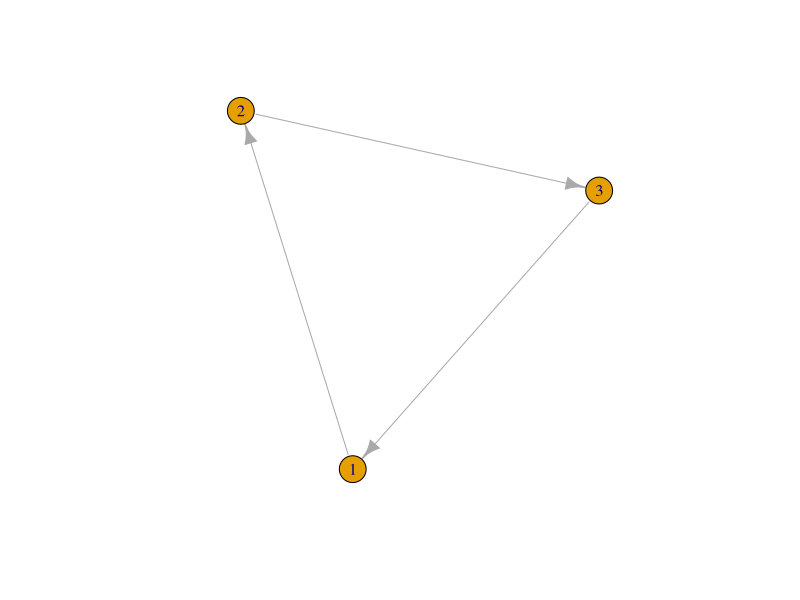
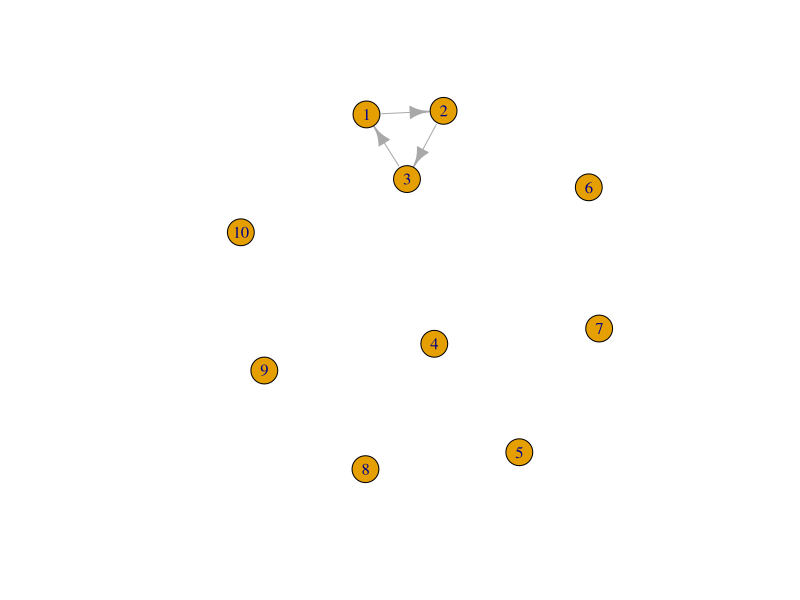
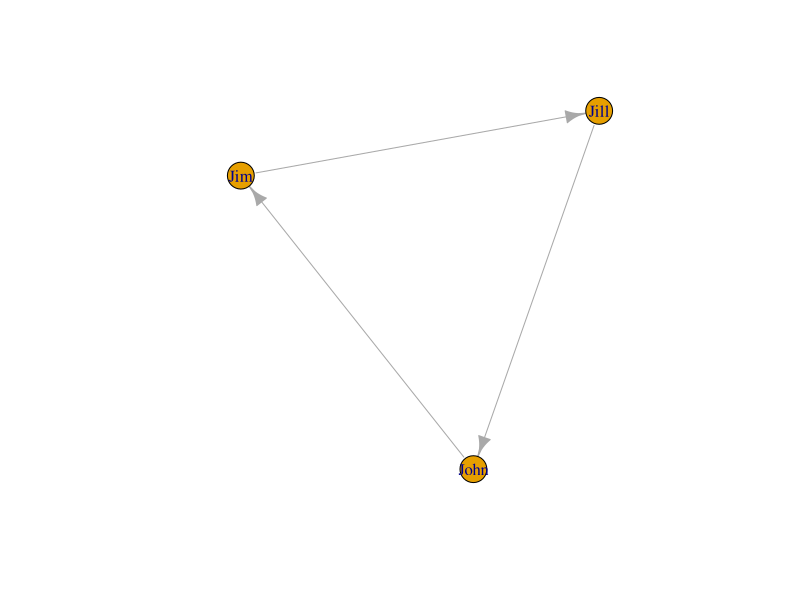
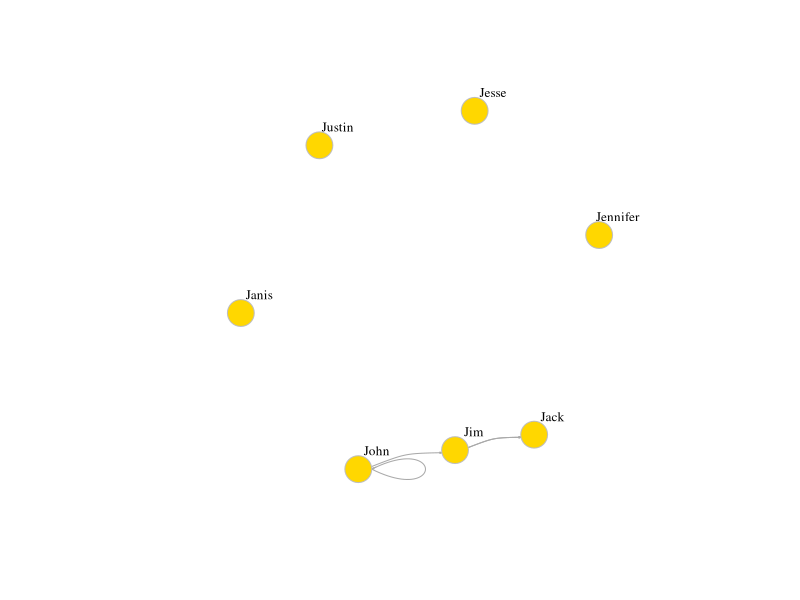
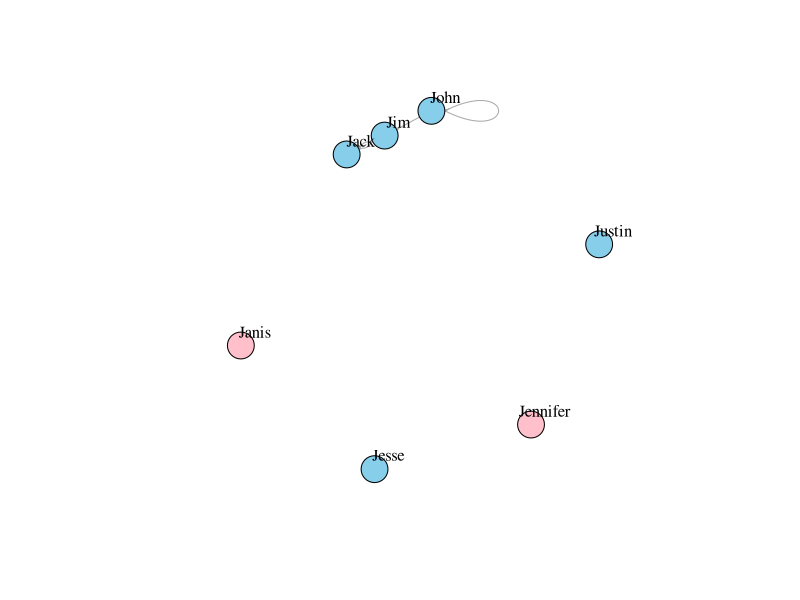
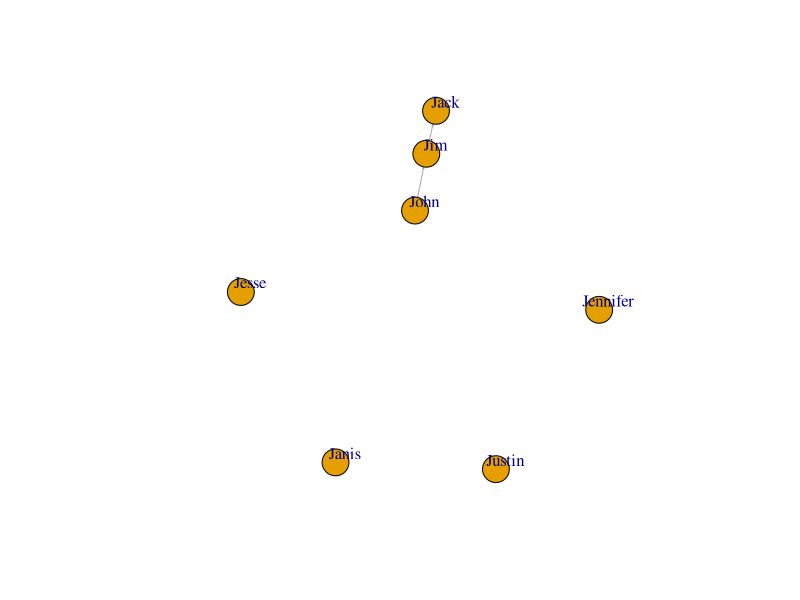

R code for these plots, in order:
#install.packages("igraph")
library(igraph)


g1 <- graph( edges=c(1,2, 2,3, 3, 1), n=3, directed=T )
plot(g1) # A simple plot of the network 


class(g1)

g1

# Now with 10 vertices, and directed by default:
g2 <- graph( edges=c(1,2, 2,3, 3, 1), n=10 )
plot(g2)

g2


g3 <- graph( c("John", "Jim", "Jim", "Jill", "Jill", "John")) # named vertices
# When the edge list has vertex names, the number of nodes is not needed
plot(g3)


g4 <- graph( c("John", "Jim", "Jim", "Jack", "Jim", "Jack", "John", "John"),
             isolates=c("Jesse", "Janis", "Jennifer", "Justin") )
# In named graphs we can specify isolates by providing a list of their names.
plot(g4, edge.arrow.size=.1, vertex.color="gold", vertex.size=15,
     vertex.frame.color="gray", vertex.label.color="black",
     vertex.label.cex=0.8, vertex.label.dist=2, edge.curved=0.2)


E(g4)# The edges of the object


V(g4)# The vertices of the object

#You can also examine the network matrix directly:
g4[]


g4[1,]


#Add attributes to the network, vertices, or edges:

# automatically generated when we created the network.
V(g4)$name


V(g4)$gender <- c("male", "male", "male", "male", "female", "female", "male")

# Edge attribute, assign "email" to all edges
E(g4)$type <- "email" 

# Edge weight, setting all existing edges to 10
E(g4)$weight <- 10 

#Examine attributes:

edge_attr(g4)

vertex_attr(g4)

graph_attr(g4)

#Another way to set attributes (you can similarly use set_edge_attr(), set_vertex_attr(), etc.):
g4 <- set_graph_attr(g4, "name", "Email Network")
g4 <- set_graph_attr(g4, "something", "A thing")
graph_attr_names(g4)

graph_attr(g4, "name")


graph_attr(g4)

g4 <- delete_graph_attr(g4, "something")
graph_attr(g4)

plot(g4, edge.arrow.size=.1, vertex.label.color="black", vertex.label.dist=1.5,
     vertex.color=c( "pink", "skyblue")[1+(V(g4)$gender=="male")] )
#V(g4)$gender=="male" returns a boolean vector, +1 converts 0-->1, 1-->2. 
#Then c( "pink", "skyblue")[1+(V(g4)$gender=="male")] 
#generates a vector such that 1 is mapped to pink, 
#and 2 is mapped to skyblue


g4s <- simplify( g4, remove.multiple = T, remove.loops = T,
                 edge.attr.comb=c(weight="sum", type="ignore") )
plot(g4s,edge.arrow.size=.1,vertex.label.dist=1)

